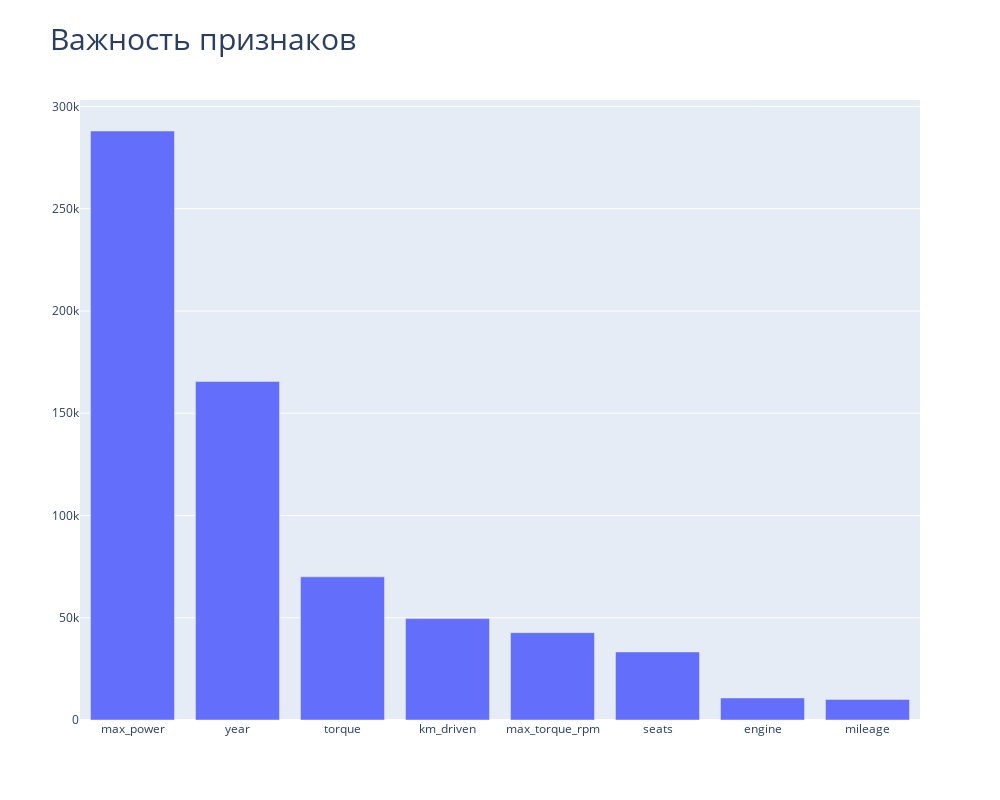

The notebook cell saved with this chart:
### Markdown cell above
<font color='#FF6600'>Занулила ли L1-регуляризация с параметрами по умолчанию какие-нибудь веса? Почему же?</font>

### Code cell
data_fut_imp = pd.DataFrame(data={'score': list(map(abs, lr.coef_.tolist()))}, index = num_col)
importances_col = data_fut_imp.sort_values(by='score', ascending = False)

fig = go.Figure([go.Bar(x=importances_col.index, y=importances_col.score)])

fig.update_layout(height = 800, width = 1000, title = 'Важность признаков', titlefont={'size': 30})

fig.show()

### Figure 1 — Plotly figure (JSON) as saved in the notebook; plotly's stock layout.template omitted (floating-point values rounded to 4 significant figures)
{"data": [{"type": "bar", "x": ["max_power", "year", "torque", "km_driven", "max_torque_rpm", "seats", "engine", "mileage"], "y": [288000.0, 165500.0, 70000.0, 49570.0, 42720.0, 33270.0, 10770.0, 10050.0]}], "layout": {"height": 800, "title": {"font": {"size": 30}, "text": "Важность признаков"}, "width": 1000}}
